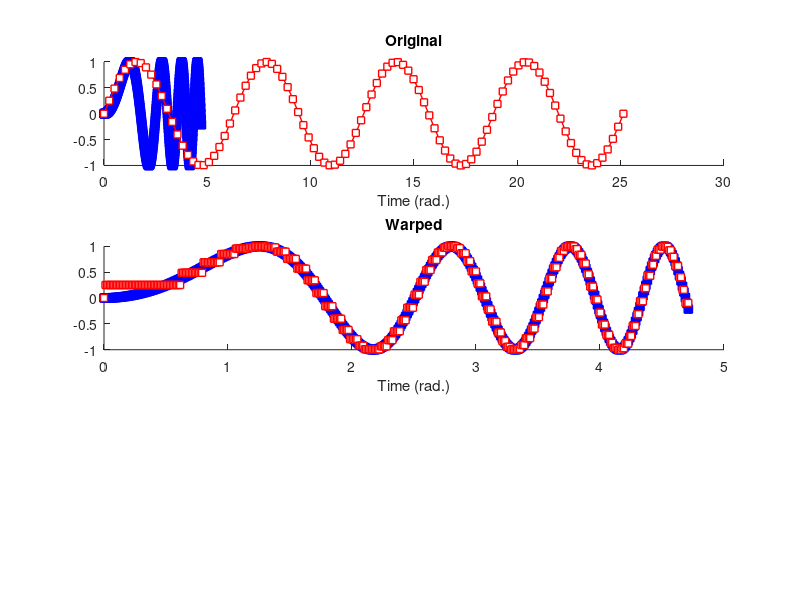
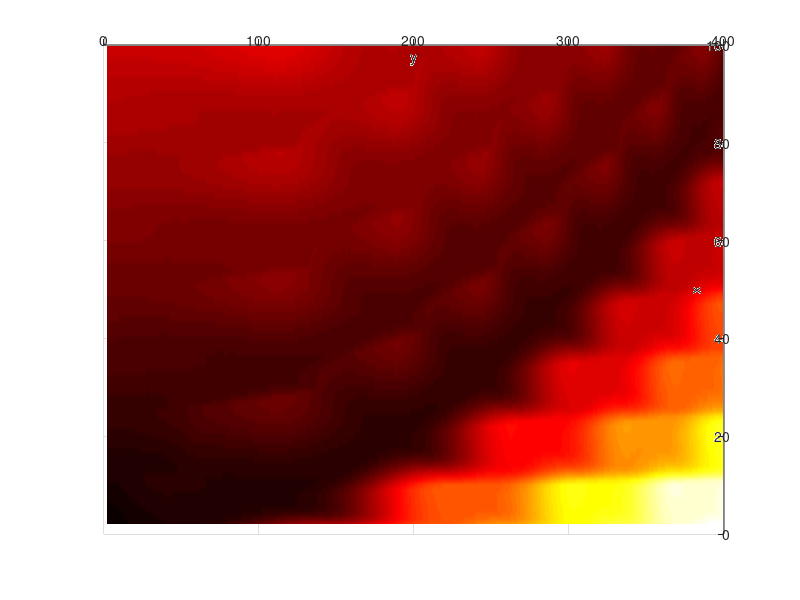

Source code (MATLAB) for these figures, in order: (Note: this script raises an error after producing the figures.)
%% Dynamic time warping
%% Create signals
% Different time vectors
tx = linspace(0,1.5*pi,400);
ty = linspace(0,8*pi,100);

% Different signals
x = sin(tx.^2); % chirp
y = sin(ty);    % sine wave

% Show them
figure(1), clf
subplot(311), hold on
plot(tx,x,'bs-','linew',1,'markerfacecolor','b')
plot(ty,y,'rs-','linew',1,'markerfacecolor','w','markersize',5)
xlabel('Time (rad.)')
title('Original')

%% Distance matrix
% Initialize distance matrix (dm) and set first element to zero
dm = nan(length(x),length(y));
dm(1) = 0;

for xi=2:length(x)
    for yi=2:length(y)
        cost = abs(x(xi)-y(yi)).^1;
        dm(xi,yi) = cost + min([ dm(xi-1,yi) dm(xi,yi-1) dm(xi-1,yi-1) ]);
    end
end

figure(2), clf
surf(dm), shading interp
colormap hot
view([90 -90])
rotate3d on
xlabel('x'), ylabel('y')

%%
% Find minimum for each y
minpath = zeros(2,length(x));
for xi=1:size(dm,1)
    [minpath(1,xi),minpath(2,xi)] = min(dm(xi,:));
end

figure(1)
subplot(312), hold on
plot(tx,x,'bs-','linew',1,'markerfacecolor','b')
plot(tx,y(minpath(2,:)),'rs','linew',1,'markerfacecolor','w','markersize',5)
xlabel('Time (rad.)')
title('Warped')

%% Using MATLAB's dtw function
% In the signal-processing toolbox!
[d2,warpx,warpy] = dtw(x,y);

figure(1)
subplot(313), hold on
plot(tx(warpx),x(warpx),'bs-','linew',1,'markerfacecolor','b')
plot(tx(warpx),y(warpy),'rs','linew',1,'markerfacecolor','w','markersize',5)
xlabel('Time (rad.)')
title('MATLAB dtw function')

%% end.
